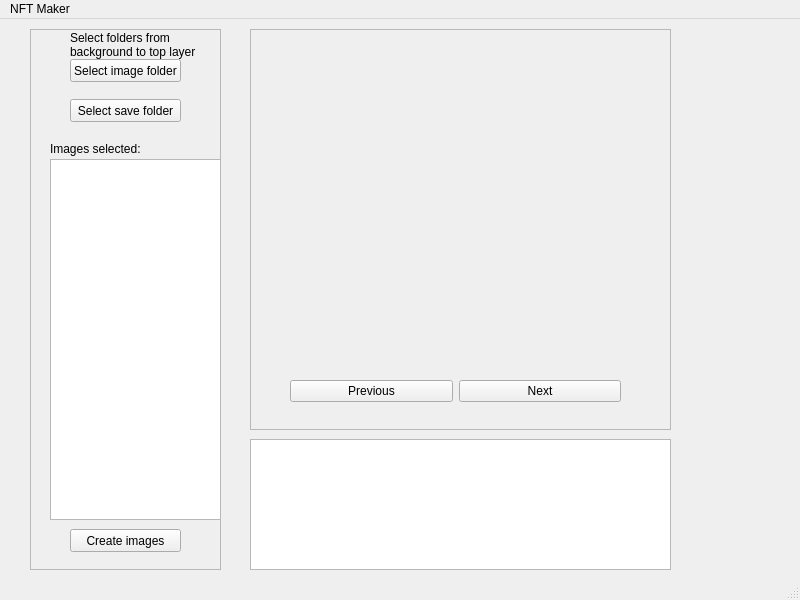
<?xml version="1.0" encoding="UTF-8"?>
<ui version="4.0">
 <class>MainWindow</class>
 <widget class="QMainWindow" name="MainWindow">
  <property name="geometry">
   <rect>
    <x>0</x>
    <y>0</y>
    <width>800</width>
    <height>600</height>
   </rect>
  </property>
  <property name="windowTitle">
   <string>MainWindow</string>
  </property>
  <widget class="QWidget" name="centralwidget">
   <widget class="QFrame" name="imageFrame">
    <property name="geometry">
     <rect>
      <x>250</x>
      <y>10</y>
      <width>421</width>
      <height>401</height>
     </rect>
    </property>
    <property name="frameShape">
     <enum>QFrame::StyledPanel</enum>
    </property>
    <property name="frameShadow">
     <enum>QFrame::Raised</enum>
    </property>
    <widget class="QLabel" name="imageLabel">
     <property name="geometry">
      <rect>
       <x>40</x>
       <y>20</y>
       <width>331</width>
       <height>301</height>
      </rect>
     </property>
     <property name="palette">
      <palette>
       <active>
        <colorrole role="WindowText">
         <brush brushstyle="SolidPattern">
          <color alpha="255">
           <red>0</red>
           <green>0</green>
           <blue>0</blue>
          </color>
         </brush>
        </colorrole>
        <colorrole role="Button">
         <brush brushstyle="SolidPattern">
          <color alpha="255">
           <red>170</red>
           <green>85</green>
           <blue>255</blue>
          </color>
         </brush>
        </colorrole>
        <colorrole role="Light">
         <brush brushstyle="SolidPattern">
          <color alpha="255">
           <red>234</red>
           <green>212</green>
           <blue>255</blue>
          </color>
         </brush>
        </colorrole>
        <colorrole role="Midlight">
         <brush brushstyle="SolidPattern">
          <color alpha="255">
           <red>202</red>
           <green>148</green>
           <blue>255</blue>
          </color>
         </brush>
        </colorrole>
        <colorrole role="Dark">
         <brush brushstyle="SolidPattern">
          <color alpha="255">
           <red>85</red>
           <green>42</green>
           <blue>127</blue>
          </color>
         </brush>
        </colorrole>
        <colorrole role="Mid">
         <brush brushstyle="SolidPattern">
          <color alpha="255">
           <red>113</red>
           <green>57</green>
           <blue>170</blue>
          </color>
         </brush>
        </colorrole>
        <colorrole role="Text">
         <brush brushstyle="SolidPattern">
          <color alpha="255">
           <red>0</red>
           <green>0</green>
           <blue>0</blue>
          </color>
         </brush>
        </colorrole>
        <colorrole role="BrightText">
         <brush brushstyle="SolidPattern">
          <color alpha="255">
           <red>255</red>
           <green>255</green>
           <blue>255</blue>
          </color>
         </brush>
        </colorrole>
        <colorrole role="ButtonText">
         <brush brushstyle="SolidPattern">
          <color alpha="255">
           <red>0</red>
           <green>0</green>
           <blue>0</blue>
          </color>
         </brush>
        </colorrole>
        <colorrole role="Base">
         <brush brushstyle="SolidPattern">
          <color alpha="255">
           <red>255</red>
           <green>255</green>
           <blue>255</blue>
          </color>
         </brush>
        </colorrole>
        <colorrole role="Window">
         <brush brushstyle="SolidPattern">
          <color alpha="255">
           <red>170</red>
           <green>85</green>
           <blue>255</blue>
          </color>
         </brush>
        </colorrole>
        <colorrole role="Shadow">
         <brush brushstyle="SolidPattern">
          <color alpha="255">
           <red>0</red>
           <green>0</green>
           <blue>0</blue>
          </color>
         </brush>
        </colorrole>
        <colorrole role="AlternateBase">
         <brush brushstyle="SolidPattern">
          <color alpha="255">
           <red>212</red>
           <green>170</green>
           <blue>255</blue>
          </color>
         </brush>
        </colorrole>
        <colorrole role="ToolTipBase">
         <brush brushstyle="SolidPattern">
          <color alpha="255">
           <red>255</red>
           <green>255</green>
           <blue>220</blue>
          </color>
         </brush>
        </colorrole>
        <colorrole role="ToolTipText">
         <brush brushstyle="SolidPattern">
          <color alpha="255">
           <red>0</red>
           <green>0</green>
           <blue>0</blue>
          </color>
         </brush>
        </colorrole>
        <colorrole role="PlaceholderText">
         <brush brushstyle="SolidPattern">
          <color alpha="128">
           <red>0</red>
           <green>0</green>
           <blue>0</blue>
          </color>
         </brush>
        </colorrole>
       </active>
       <inactive>
        <colorrole role="WindowText">
         <brush brushstyle="SolidPattern">
          <color alpha="255">
           <red>0</red>
           <green>0</green>
           <blue>0</blue>
          </color>
         </brush>
        </colorrole>
        <colorrole role="Button">
         <brush brushstyle="SolidPattern">
          <color alpha="255">
           <red>170</red>
           <green>85</green>
           <blue>255</blue>
          </color>
         </brush>
        </colorrole>
        <colorrole role="Light">
         <brush brushstyle="SolidPattern">
          <color alpha="255">
           <red>234</red>
           <green>212</green>
           <blue>255</blue>
          </color>
         </brush>
        </colorrole>
        <colorrole role="Midlight">
         <brush brushstyle="SolidPattern">
          <color alpha="255">
           <red>202</red>
           <green>148</green>
           <blue>255</blue>
          </color>
         </brush>
        </colorrole>
        <colorrole role="Dark">
         <brush brushstyle="SolidPattern">
          <color alpha="255">
           <red>85</red>
           <green>42</green>
           <blue>127</blue>
          </color>
         </brush>
        </colorrole>
        <colorrole role="Mid">
         <brush brushstyle="SolidPattern">
          <color alpha="255">
           <red>113</red>
           <green>57</green>
           <blue>170</blue>
          </color>
         </brush>
        </colorrole>
        <colorrole role="Text">
         <brush brushstyle="SolidPattern">
          <color alpha="255">
           <red>0</red>
           <green>0</green>
           <blue>0</blue>
          </color>
         </brush>
        </colorrole>
        <colorrole role="BrightText">
         <brush brushstyle="SolidPattern">
          <color alpha="255">
           <red>255</red>
           <green>255</green>
           <blue>255</blue>
          </color>
         </brush>
        </colorrole>
        <colorrole role="ButtonText">
         <brush brushstyle="SolidPattern">
          <color alpha="255">
           <red>0</red>
           <green>0</green>
           <blue>0</blue>
          </color>
         </brush>
        </colorrole>
        <colorrole role="Base">
         <brush brushstyle="SolidPattern">
          <color alpha="255">
           <red>255</red>
           <green>255</green>
           <blue>255</blue>
          </color>
         </brush>
        </colorrole>
        <colorrole role="Window">
         <brush brushstyle="SolidPattern">
          <color alpha="255">
           <red>170</red>
           <green>85</green>
           <blue>255</blue>
          </color>
         </brush>
        </colorrole>
        <colorrole role="Shadow">
         <brush brushstyle="SolidPattern">
          <color alpha="255">
           <red>0</red>
           <green>0</green>
           <blue>0</blue>
          </color>
         </brush>
        </colorrole>
        <colorrole role="AlternateBase">
         <brush brushstyle="SolidPattern">
          <color alpha="255">
           <red>212</red>
           <green>170</green>
           <blue>255</blue>
          </color>
         </brush>
        </colorrole>
        <colorrole role="ToolTipBase">
         <brush brushstyle="SolidPattern">
          <color alpha="255">
           <red>255</red>
           <green>255</green>
           <blue>220</blue>
          </color>
         </brush>
        </colorrole>
        <colorrole role="ToolTipText">
         <brush brushstyle="SolidPattern">
          <color alpha="255">
           <red>0</red>
           <green>0</green>
           <blue>0</blue>
          </color>
         </brush>
        </colorrole>
        <colorrole role="PlaceholderText">
         <brush brushstyle="SolidPattern">
          <color alpha="128">
           <red>0</red>
           <green>0</green>
           <blue>0</blue>
          </color>
         </brush>
        </colorrole>
       </inactive>
       <disabled>
        <colorrole role="WindowText">
         <brush brushstyle="SolidPattern">
          <color alpha="255">
           <red>85</red>
           <green>42</green>
           <blue>127</blue>
          </color>
         </brush>
        </colorrole>
        <colorrole role="Button">
         <brush brushstyle="SolidPattern">
          <color alpha="255">
           <red>170</red>
           <green>85</green>
           <blue>255</blue>
          </color>
         </brush>
        </colorrole>
        <colorrole role="Light">
         <brush brushstyle="SolidPattern">
          <color alpha="255">
           <red>234</red>
           <green>212</green>
           <blue>255</blue>
          </color>
         </brush>
        </colorrole>
        <colorrole role="Midlight">
         <brush brushstyle="SolidPattern">
          <color alpha="255">
           <red>202</red>
           <green>148</green>
           <blue>255</blue>
          </color>
         </brush>
        </colorrole>
        <colorrole role="Dark">
         <brush brushstyle="SolidPattern">
          <color alpha="255">
           <red>85</red>
           <green>42</green>
           <blue>127</blue>
          </color>
         </brush>
        </colorrole>
        <colorrole role="Mid">
         <brush brushstyle="SolidPattern">
          <color alpha="255">
           <red>113</red>
           <green>57</green>
           <blue>170</blue>
          </color>
         </brush>
        </colorrole>
        <colorrole role="Text">
         <brush brushstyle="SolidPattern">
          <color alpha="255">
           <red>85</red>
           <green>42</green>
           <blue>127</blue>
          </color>
         </brush>
        </colorrole>
        <colorrole role="BrightText">
         <brush brushstyle="SolidPattern">
          <color alpha="255">
           <red>255</red>
           <green>255</green>
           <blue>255</blue>
          </color>
         </brush>
        </colorrole>
        <colorrole role="ButtonText">
         <brush brushstyle="SolidPattern">
          <color alpha="255">
           <red>85</red>
           <green>42</green>
           <blue>127</blue>
          </color>
         </brush>
        </colorrole>
        <colorrole role="Base">
         <brush brushstyle="SolidPattern">
          <color alpha="255">
           <red>170</red>
           <green>85</green>
           <blue>255</blue>
          </color>
         </brush>
        </colorrole>
        <colorrole role="Window">
         <brush brushstyle="SolidPattern">
          <color alpha="255">
           <red>170</red>
           <green>85</green>
           <blue>255</blue>
          </color>
         </brush>
        </colorrole>
        <colorrole role="Shadow">
         <brush brushstyle="SolidPattern">
          <color alpha="255">
           <red>0</red>
           <green>0</green>
           <blue>0</blue>
          </color>
         </brush>
        </colorrole>
        <colorrole role="AlternateBase">
         <brush brushstyle="SolidPattern">
          <color alpha="255">
           <red>170</red>
           <green>85</green>
           <blue>255</blue>
          </color>
         </brush>
        </colorrole>
        <colorrole role="ToolTipBase">
         <brush brushstyle="SolidPattern">
          <color alpha="255">
           <red>255</red>
           <green>255</green>
           <blue>220</blue>
          </color>
         </brush>
        </colorrole>
        <colorrole role="ToolTipText">
         <brush brushstyle="SolidPattern">
          <color alpha="255">
           <red>0</red>
           <green>0</green>
           <blue>0</blue>
          </color>
         </brush>
        </colorrole>
        <colorrole role="PlaceholderText">
         <brush brushstyle="SolidPattern">
          <color alpha="128">
           <red>0</red>
           <green>0</green>
           <blue>0</blue>
          </color>
         </brush>
        </colorrole>
       </disabled>
      </palette>
     </property>
     <property name="autoFillBackground">
      <bool>false</bool>
     </property>
     <property name="text">
      <string/>
     </property>
    </widget>
    <widget class="QLabel" name="imageIndexLabel">
     <property name="geometry">
      <rect>
       <x>180</x>
       <y>0</y>
       <width>47</width>
       <height>13</height>
      </rect>
     </property>
     <property name="text">
      <string/>
     </property>
    </widget>
    <widget class="QWidget" name="">
     <property name="geometry">
      <rect>
       <x>40</x>
       <y>350</y>
       <width>331</width>
       <height>25</height>
      </rect>
     </property>
     <layout class="QHBoxLayout" name="horizontalLayout">
      <item>
       <widget class="QPushButton" name="prevImageButton">
        <property name="text">
         <string>Previous</string>
        </property>
       </widget>
      </item>
      <item>
       <widget class="QPushButton" name="nextImageButton">
        <property name="text">
         <string>Next</string>
        </property>
       </widget>
      </item>
     </layout>
    </widget>
   </widget>
   <widget class="QLabel" name="imageTextMessage">
    <property name="geometry">
     <rect>
      <x>236</x>
      <y>70</y>
      <width>471</width>
      <height>20</height>
     </rect>
    </property>
    <property name="text">
     <string/>
    </property>
   </widget>
   <widget class="QFrame" name="sideBar">
    <property name="geometry">
     <rect>
      <x>30</x>
      <y>10</y>
      <width>191</width>
      <height>541</height>
     </rect>
    </property>
    <property name="frameShape">
     <enum>QFrame::StyledPanel</enum>
    </property>
    <property name="frameShadow">
     <enum>QFrame::Raised</enum>
    </property>
    <widget class="QPushButton" name="fileselectButton">
     <property name="geometry">
      <rect>
       <x>40</x>
       <y>30</y>
       <width>111</width>
       <height>23</height>
      </rect>
     </property>
     <property name="text">
      <string>Select image folder</string>
     </property>
    </widget>
    <widget class="QPushButton" name="createImagesButton">
     <property name="geometry">
      <rect>
       <x>40</x>
       <y>500</y>
       <width>111</width>
       <height>23</height>
      </rect>
     </property>
     <property name="text">
      <string>Create images</string>
     </property>
    </widget>
    <widget class="QListWidget" name="imageList">
     <property name="geometry">
      <rect>
       <x>20</x>
       <y>130</y>
       <width>171</width>
       <height>361</height>
      </rect>
     </property>
    </widget>
    <widget class="QLabel" name="imageListLabel">
     <property name="geometry">
      <rect>
       <x>20</x>
       <y>110</y>
       <width>141</width>
       <height>20</height>
      </rect>
     </property>
     <property name="text">
      <string>Images selected:</string>
     </property>
    </widget>
    <widget class="QLabel" name="selectImagesHelperLabel">
     <property name="geometry">
      <rect>
       <x>40</x>
       <y>0</y>
       <width>131</width>
       <height>31</height>
      </rect>
     </property>
     <property name="text">
      <string>Select folders from background to top layer</string>
     </property>
     <property name="wordWrap">
      <bool>true</bool>
     </property>
    </widget>
    <widget class="QPushButton" name="saveFileButton">
     <property name="geometry">
      <rect>
       <x>40</x>
       <y>70</y>
       <width>111</width>
       <height>23</height>
      </rect>
     </property>
     <property name="text">
      <string>Select save folder</string>
     </property>
    </widget>
   </widget>
   <widget class="QTextBrowser" name="textBrowser">
    <property name="geometry">
     <rect>
      <x>250</x>
      <y>420</y>
      <width>421</width>
      <height>131</height>
     </rect>
    </property>
   </widget>
  </widget>
  <widget class="QMenuBar" name="menubar">
   <property name="geometry">
    <rect>
     <x>0</x>
     <y>0</y>
     <width>800</width>
     <height>21</height>
    </rect>
   </property>
   <widget class="QMenu" name="menuNFT_Maker">
    <property name="title">
     <string>NFT Maker</string>
    </property>
   </widget>
   <addaction name="menuNFT_Maker"/>
  </widget>
  <widget class="QStatusBar" name="statusbar"/>
 </widget>
 <resources/>
 <connections/>
</ui>
